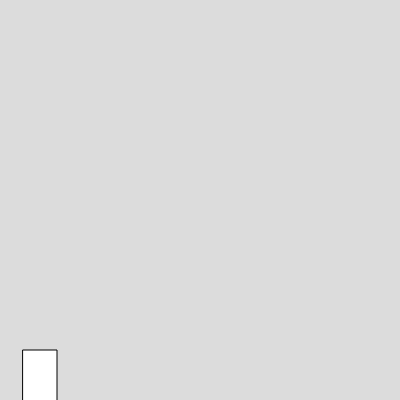
Frame 1 (no input)
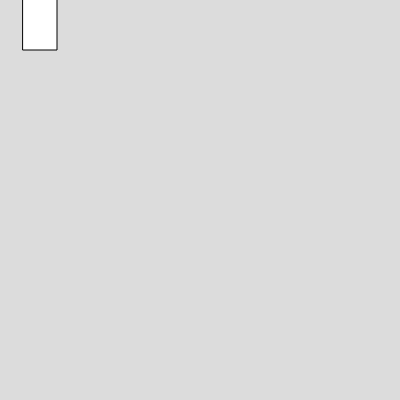
Frame 60 (no input)
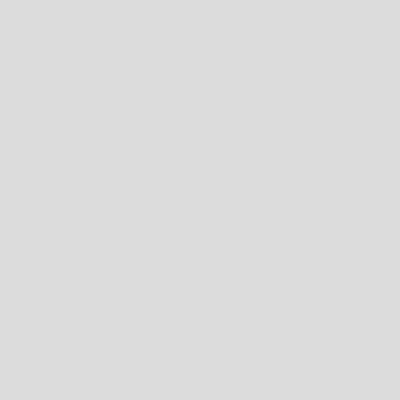
Frame 120 (the mouse pressed at the canvas centre since frame 60)

The p5.js sketch that drew these frames (run headless with seeded random() and noise() and a simulated clock; from frame 60 on, the mouse is pressed at the canvas centre):

// p5.js sketch
// ── sketch.js
var b1;
function setup() 
{
  createCanvas(400, 400);
  b1=new Box(23,350,34,54,2,-6)
}

function draw() 
{
  background(220);
b1.show()
b1.moveup()
}


// ── box.js
class Box {
  constructor(x, y, w, h, vx, vy) {
    this.x = x;
    this.y = y;
    this.w = w;
    this.h = h;
    this.vx = vx;
    this.vy = vy;
  }

  show() {
    rect(this.x, this.y, this.w, this.h)
  }

  move() {
    this.x = this.x + this.vx;
  }
  moveup() {
    this.y = this.y + this.vy
  }
}
